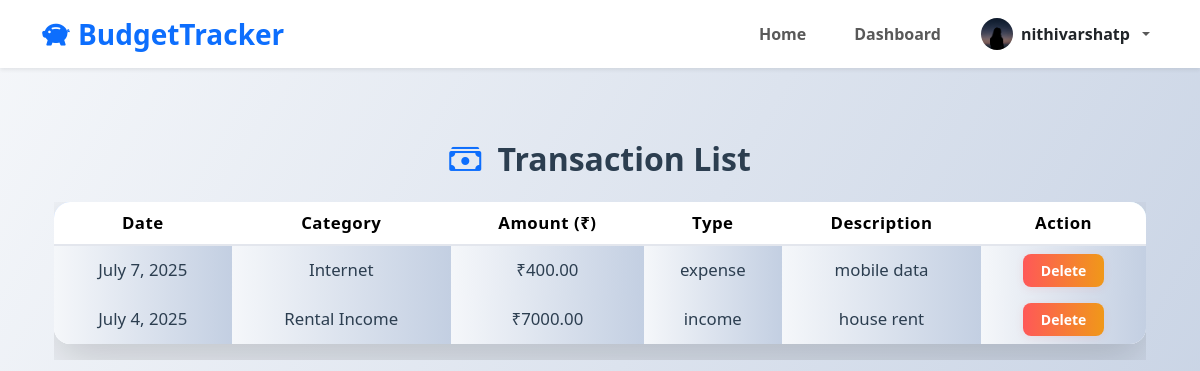
The page /transactions/ (signed in) on the database as committed earlier.
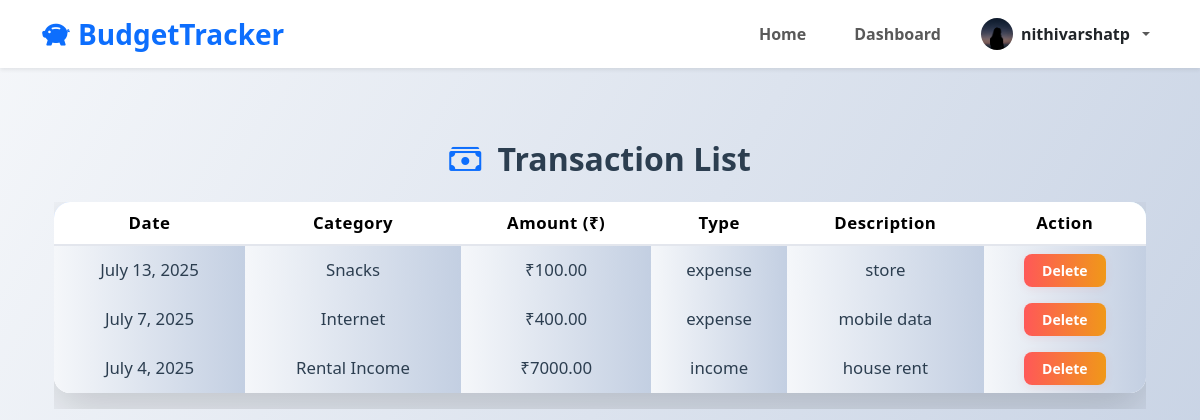
The same page on the database as committed later.
### tracker_app/models.py (models this page shows, shortened)
class Transaction(models.Model):
    TRANSACTION_TYPES = [
        ('income', 'Income'),
        ('expense', 'Expense'),
    ]
    user = models.ForeignKey(User, on_delete=models.CASCADE)
    amount = models.DecimalField(max_digits=10, decimal_places=2)
    category = models.CharField(max_length=100)
    transaction_type = models.CharField(max_length=10, choices=TRANSACTION_TYPES)
    description = models.TextField(blank=True)
    date = models.DateField()

### tracker_app/views.py (the view)
# urls.py: path('transactions/', transactions_list, name='transactions_list'),
@login_required(login_url='login')
def transactions_list(request):
    transactions = Transaction.objects.filter(user=request.user).order_by('-date')
    return render(request, 'transactions_list.html', {'transactions': transactions})

### tracker_app/models.py (called while the page is built)
    @property
    def avatar_url(self):
        if self.avatar:
            return self.avatar.url
        return ''

### tracker_app/templates/transactions_list.html (shortened to what this page needs)
{% extends 'base.html' %}
{% block content %}
<div class="container py-5">
  <h2 class="text-center mb-4 animate__animated animate__fadeInDown text-navy fw-bold">
    <i class="bi bi-cash-stack me-2 text-primary"></i> Transaction List
  </h2>
  {% if transactions %}
  <div class="table-responsive animate__animated animate__fadeInUp">
    <table class="table table-hover shadow-lg rounded-4 overflow-hidden">
      <thead>
  <tr>
    <th>Date</th>
    <th>Category</th>
    <th>Amount (₹)</th>
    <th>Type</th>
    <th>Description</th>
    <th>Action</th>
  </tr>
</thead>
  <tbody>
    {% for t in transactions %}
    <tr class="{% if t.transaction_type == 'Income' %}row-income{% elif t.transaction_type == 'Expense' %}row-expense{% else %}row-other{% endif %}">
      <td>{{ t.date }}</td>
      <td>{{ t.category }}</td>
      <td>₹{{ t.amount }}</td>
      <td>{{ t.transaction_type }}</td>
      <td>{{ t.description }}</td>
      <td>
        <a href="{% url 'delete_transaction' t.id %}"
          class="btn btn-sm btn-danger btn-delete-transaction"
          data-id="{{ t.id }}">
          Delete
        </a>
      </td>
    </tr>
    {% empty %}
    <tr>
      <td colspan="6" class="text-center text-muted">No transactions found.</td>
    </tr>
    {% endfor %}
  </tbody>
    </table>
  </div>
  {% else %}
  <p class="text-muted text-center animate__animated animate__fadeIn">No transactions found.</p>
  {% endif %}
</div>
<link rel="stylesheet" href="https://cdn.jsdelivr.net/npm/bootstrap-icons@1.10.5/font/bootstrap-icons.css" />
<link rel="stylesheet" href="https://cdnjs.cloudflare.com/ajax/libs/animate.css/4.1.1/animate.min.css" />
{% endblock %}

Rows that differ between the two databases and show on the page:
added Transaction: date "July 13, 2025", category "Snacks", amount "100.00", transaction_type "expense", description "store"
